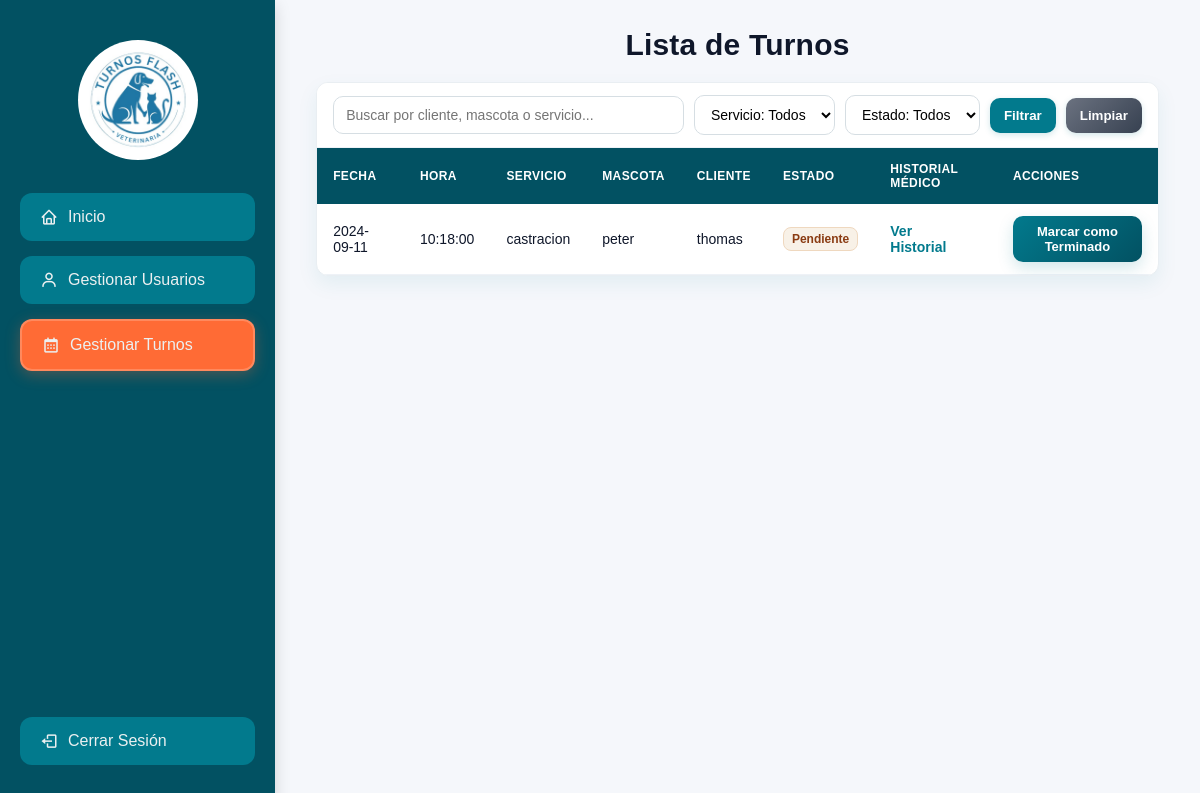
/gestionar_turnosdoc.php, run on an earlier commit of the app's database.
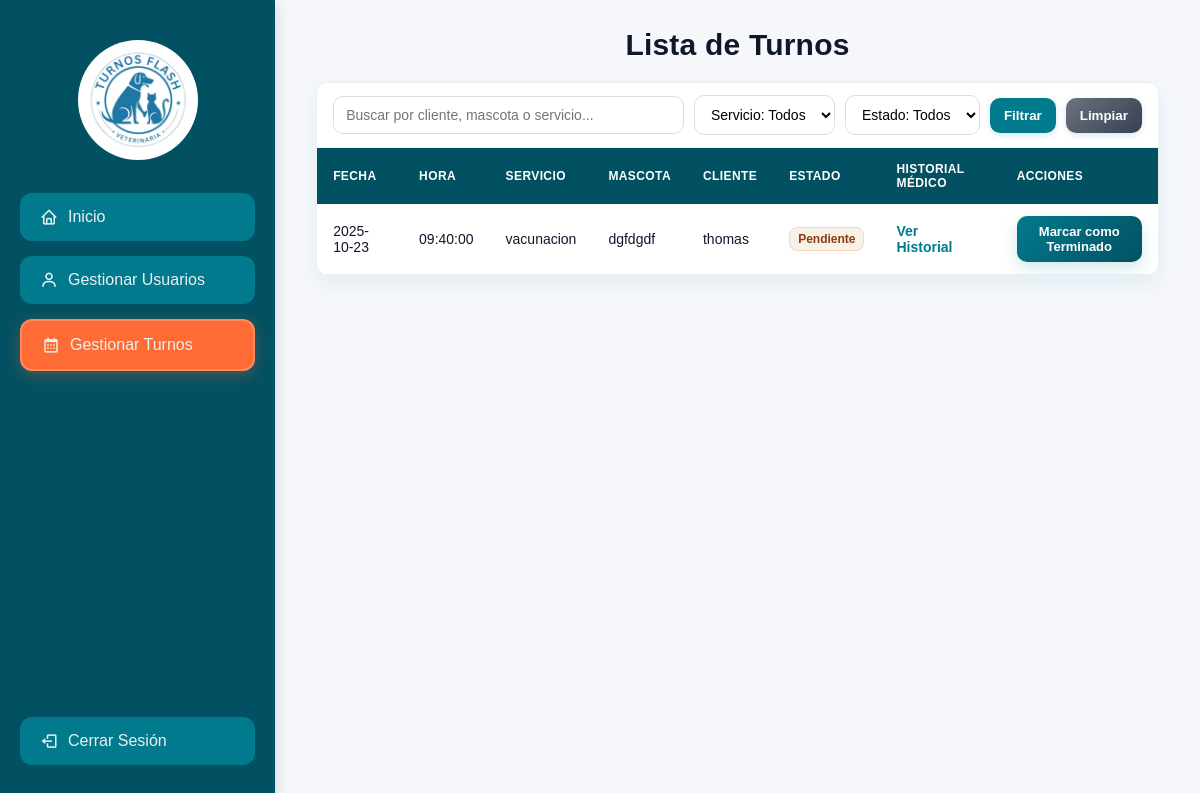
And on a later commit of the database.
### tables this page shows
CREATE TABLE `turnos` (
  `id` int(11) NOT NULL,
  `user_id` int(11) NOT NULL,
  `mascota_id` int(11) NOT NULL,
  `fecha` date NOT NULL,
  `hora` time NOT NULL,
  `tipo_servicio` enum('cirugia','peluqueria','vacunacion','Control','castracion','baño') NOT NULL,
  `estado` enum('Pendiente','Terminado') DEFAULT 'Pendiente'
);

CREATE TABLE `mascotas` (
  `id` int(11) NOT NULL,
  `user_id` int(11) NOT NULL,
  `nombre` varchar(50) NOT NULL,
  `especie` varchar(50) NOT NULL,
  `raza` varchar(50) NOT NULL,
  `edad` int(11) NOT NULL,
  `sexo` varchar(10) NOT NULL,
  `peso` decimal(5,2) NOT NULL,
  `esterilizado` tinyint(1) NOT NULL,
  `foto` varchar(255) DEFAULT NULL
);

CREATE TABLE `user` (
  `id` int(11) NOT NULL,
  `nombre_usuario` varchar(50) NOT NULL,
  `correo_electronico` varchar(100) NOT NULL,
  `contrasena` varchar(255) NOT NULL,
  `rol` enum('cliente','admin','doctor') DEFAULT 'cliente',
  `telefono` varchar(20) DEFAULT NULL,
  `dni` varchar(20) DEFAULT NULL,
  `apellido` varchar(50) DEFAULT NULL
);

### gestionar_turnosdoc.php (the view, shortened to what this page needs)
<?php
$mysqli = new mysqli("localhost", "root", "", "veterinaria");
$sql = "SELECT t.id AS turno_id, t.fecha, t.hora, t.tipo_servicio, m.id AS mascota_id, m.nombre AS mascota, u.nombre_usuario AS cliente, t.estado
        FROM turnos t
        JOIN mascotas m ON t.mascota_id = m.id
        JOIN user u ON t.user_id = u.id";
$result = $mysqli->query($sql);
if ($result->num_rows === 0) {
    $no_turnos = true;
} else {
    $no_turnos = false;
}
?>
<!DOCTYPE html>
<html lang="es">
<head>
    <link href='https://unpkg.com/boxicons@2.1.4/css/boxicons.min.css' rel='stylesheet'>
</head>
<body>
</head>
<body>
<div class="sidebar">
    <div class="profile-section">
        <img src="logo_perro.jpg" alt="Profile Image" class="profile-image">
    </div>
    <a href="doctor_dashboard.php"><i class='bx bx-home'></i><span>Inicio</span></a>
    <a href="gestionar_usudoc.php"><i class='bx bx-user'></i><span>Gestionar Usuarios</span></a>
    <a href="gestionar_turnosdoc.php" class="active"><i class='bx bx-calendar'></i><span>Gestionar Turnos</span></a>
    <div class="bottom-menu">
        <a href="index.php" id="logout-button" class="logout-button"><i class='bx bx-log-out'></i><span>Cerrar Sesión</span></a>
    </div>
</div>
<div class="content">
    <h1 style="text-align:center; margin-bottom: 20px;">Lista de Turnos</h1>
    <div class="turnos">
    <?php if ($no_turnos): ?>
        <p>No hay turnos disponibles.</p>
    <?php else: ?>
        <div class="table-card">
            <div class="table-toolbar">
                <input id="searchInput" class="toolbar-input" type="text" placeholder="Buscar por cliente, mascota o servicio...">
                <select id="filterServicio" class="toolbar-select">
                    <option value="">Servicio: Todos</option>
                </select>
                <select id="filterEstado" class="toolbar-select">
                    <option value="">Estado: Todos</option>
                </select>
                <button id="applyFilters" class="toolbar-button" type="button">Filtrar</button>
                <button id="clearFilters" class="toolbar-button" type="button" style="background:linear-gradient(135deg,#6b7280,#374151)">Limpiar</button>
            </div>
            <div class="table-scroll">
            <table id="turnosTable">
                <thead>
                    <tr>
                        <th>Fecha</th>
                        <th>Hora</th>
                        <th>Servicio</th>
                        <th>Mascota</th>
                        <th>Cliente</th>
                        <th>Estado</th>
                        <th>Historial Médico</th>
                        <th>Acciones</th>
                    </tr>
                </thead>
                <tbody>
                    <?php while ($row = $result->fetch_assoc()): ?>
                        <tr data-servicio="<?php echo htmlspecialchars(strtolower($row['tipo_servicio'])); ?>" data-estado="<?php echo htmlspecialchars(strtolower($row['estado'])); ?>">
                            <td><?php echo htmlspecialchars($row['fecha']); ?></td>
                            <td><?php echo htmlspecialchars($row['hora']); ?></td>
                            <td class="col-servicio"><?php echo htmlspecialchars($row['tipo_servicio']); ?></td>
                            <td class="col-mascota"><?php echo htmlspecialchars($row['mascota']); ?></td>
                            <td class="col-cliente"><?php echo htmlspecialchars($row['cliente']); ?></td>
                            <td>
                                <?php $st = strtolower($row['estado']); ?>
                                <span class="badge <?php echo $st === 'terminado' ? 'badge-terminado' : 'badge-pendiente'; ?>"><?php echo htmlspecialchars($row['estado']); ?></span>
                            </td>
                            <td class="action-links">
                                <a href="historial_mascota.php?mascota_id=<?php echo htmlspecialchars($row['mascota_id']); ?>">Ver Historial</a>
                            </td>
                            <td>
                                <?php if (strtolower($row['estado']) !== 'terminado'): ?>
                                    <form method="post" style="display:inline;">
                                        <button type="submit" name="mark_completed" class="mark-completed">Marcar como Terminado</button>
                                    </form>
                                <?php endif; ?>
                            </td>
                        </tr>
                    <?php endwhile; ?>
                </tbody>
            </table>
            </div>
        </div>
    <?php endif; ?>
    </div>
    </div>
</body>
</html>

What changed in the data, as far as the page shows it:
removed turnos: fecha "2024-09-11", hora "10:18:00", tipo_servicio "castracion", mascota.nombre "peter", user.nombre_usuario "thomas", estado "Pendiente"
added turnos: fecha "2025-10-23", hora "09:40:00", tipo_servicio "vacunacion", mascota.nombre "dgfdgdf", user.nombre_usuario "thomas", estado "Pendiente"
